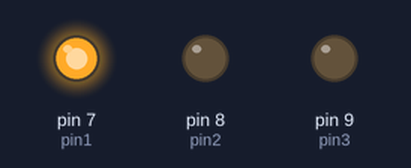
Simulated run of this sketch. Board: Arduino Uno, built with avr-gcc and run on an emulated ATmega328P. Shown: output pins drawn as LEDs (lit = HIGH).

Above: at 2.5 s.
At 7.5 s:
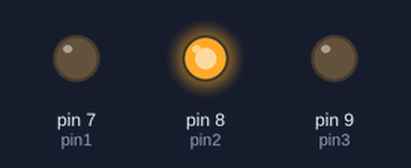
At 12.5 s:
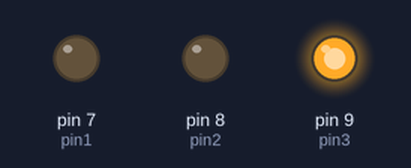
Timing chart, 0 to 19.5 s (numbered marks = the images above):
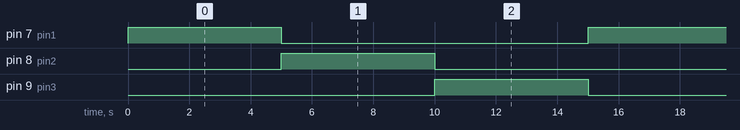

The sketch:

sketch_nov23a.ino
```cpp
int pin1 = 7;
int pin2 = 8;
int pin3 = 9;
int time1 = 5000;

void setup() {
  // put your setup code here, to run once:
  pinMode (pin1,OUTPUT);
  pinMode (pin2,OUTPUT);
  pinMode (pin3,OUTPUT);
}

void loop() {
  // put your main code here, to run repeatedly:
  digitalWrite(pin1,HIGH);
  digitalWrite(pin2,LOW);
  digitalWrite(pin3,LOW);
  delay(time1);
    digitalWrite(pin1,LOW);
  digitalWrite(pin2,HIGH);
  digitalWrite(pin3,LOW);
  delay(time1);
    digitalWrite(pin1,LOW);
  digitalWrite(pin2,LOW);
  digitalWrite(pin3,HIGH);
  delay(time1);

}
```

Measured:
- by itself, pin 7 (pin1), pin 8 (pin2), pin 9 (pin3): alternates HIGH for 5.0 s and LOW for 10.0 s
- by itself, everything shown: repeats every 15.0 s, in 3 steps
